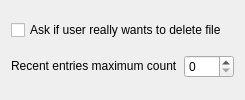
<?xml version="1.0" encoding="UTF-8"?>
<ui version="4.0">
 <class>SettingsWindow</class>
 <widget class="QWidget" name="SettingsWindow">
  <property name="enabled">
   <bool>true</bool>
  </property>
  <property name="sizePolicy">
   <sizepolicy hsizetype="Maximum" vsizetype="Maximum">
    <horstretch>0</horstretch>
    <verstretch>0</verstretch>
   </sizepolicy>
  </property>
  <property name="windowTitle">
   <string>Form</string>
  </property>
  <layout class="QVBoxLayout" name="verticalLayout">
   <item>
    <widget class="QCheckBox" name="delete_aproval_check">
     <property name="sizePolicy">
      <sizepolicy hsizetype="Maximum" vsizetype="Maximum">
       <horstretch>0</horstretch>
       <verstretch>0</verstretch>
      </sizepolicy>
     </property>
     <property name="text">
      <string>Ask if user really wants to delete file</string>
     </property>
    </widget>
   </item>
   <item>
    <layout class="QHBoxLayout" name="horizontalLayout">
     <property name="sizeConstraint">
      <enum>QLayout::SetMaximumSize</enum>
     </property>
     <item>
      <widget class="QLabel" name="recent_entries_label">
       <property name="sizePolicy">
        <sizepolicy hsizetype="Maximum" vsizetype="Maximum">
         <horstretch>0</horstretch>
         <verstretch>0</verstretch>
        </sizepolicy>
       </property>
       <property name="text">
        <string>Recent entries maximum count</string>
       </property>
      </widget>
     </item>
     <item>
      <widget class="QSpinBox" name="recent_entries_box">
       <property name="sizePolicy">
        <sizepolicy hsizetype="Maximum" vsizetype="Maximum">
         <horstretch>0</horstretch>
         <verstretch>0</verstretch>
        </sizepolicy>
       </property>
       <property name="minimumSize">
        <size>
         <width>50</width>
         <height>0</height>
        </size>
       </property>
      </widget>
     </item>
    </layout>
   </item>
  </layout>
 </widget>
 <resources/>
 <connections/>
</ui>
